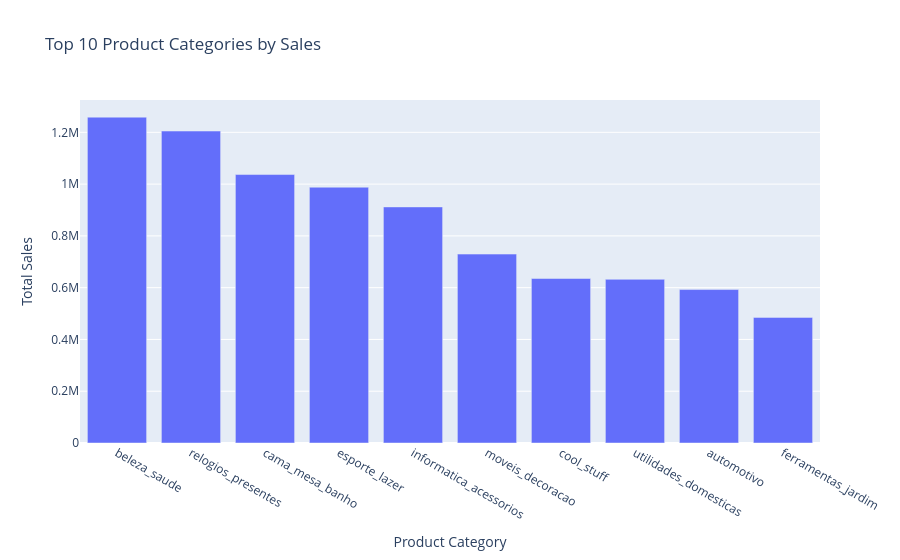

Notebook cell for this chart:
### Code cell
# Select the 10 product categories with the highest sales
top_categories = category_sales.head(10)

# Create a bar chart showing sales by product category
fig = px.bar(
    top_categories,
    x="product_category_name",
    y="total_sales",
    title="Top 10 Product Categories by Sales",
    labels={
        "product_category_name": "Product Category",
        "total_sales": "Total Sales"
    }
)

# Display the chart
fig.show()

### Figure 1 — Plotly figure (JSON) as saved in the notebook; plotly's stock layout.template omitted (floating-point values rounded to 4 significant figures)
{"data": [{"hovertemplate": "Product Category=%{x}<br>Total Sales=%{y}<extra></extra>", "legendgroup": "", "marker": {"color": "#636efa", "pattern": {"shape": ""}}, "name": "", "orientation": "v", "showlegend": false, "textposition": "auto", "type": "bar", "x": ["beleza_saude", "relogios_presentes", "cama_mesa_banho", "esporte_lazer", "informatica_acessorios", "moveis_decoracao", "cool_stuff", "utilidades_domesticas", "automotivo", "ferramentas_jardim"], "xaxis": "x", "y": [1259000.0, 1205000.0, 1037000.0, 988000.0, 912000.0, 729800.0, 635300.0, 632200.0, 592700.0, 485300.0], "yaxis": "y"}], "layout": {"barmode": "relative", "legend": {"tracegroupgap": 0}, "title": {"text": "Top 10 Product Categories by Sales"}, "xaxis": {"anchor": "y", "domain": [0, 1], "title": {"text": "Product Category"}}, "yaxis": {"anchor": "x", "domain": [0, 1], "title": {"text": "Total Sales"}}}}
